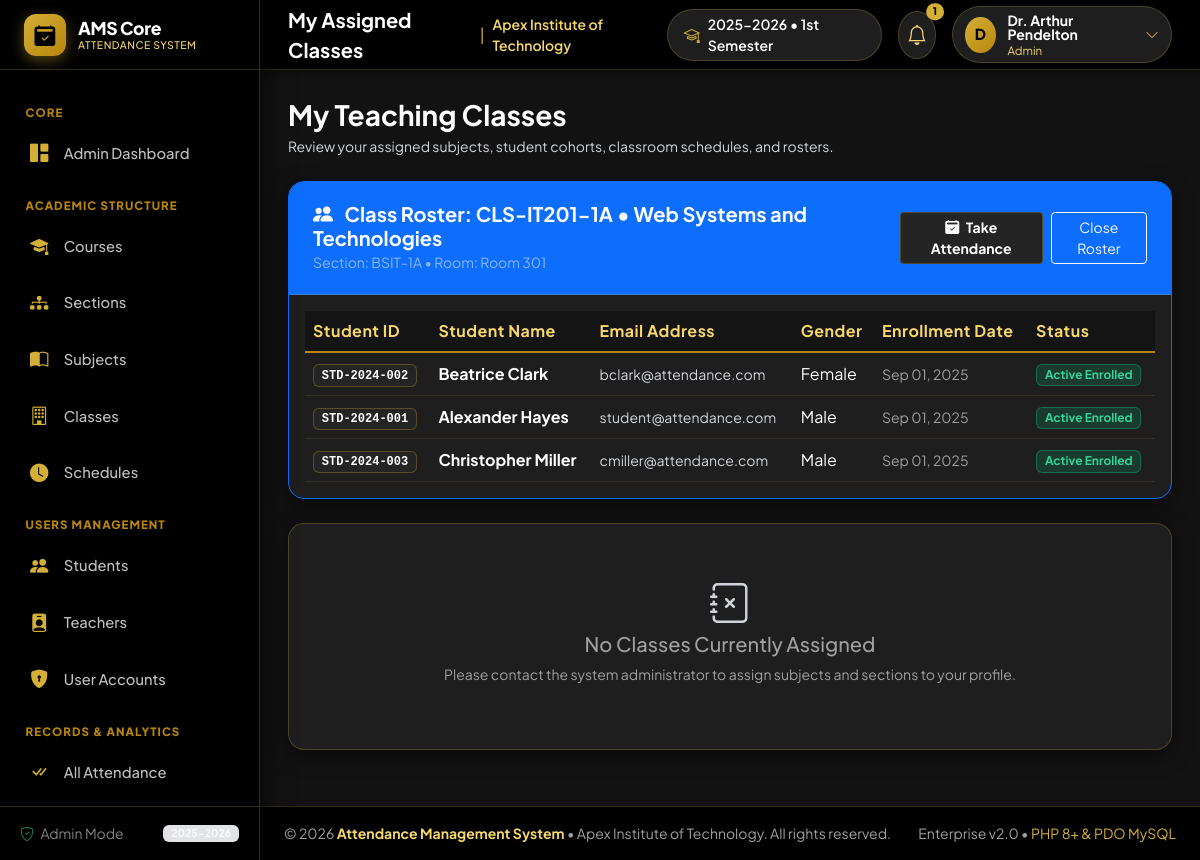
/my_classes.php?roster=1 (signed in), run on the app's committed database.
### tables this page shows
CREATE TABLE `classes` (
  `id` INT AUTO_INCREMENT PRIMARY KEY,
  `class_code` VARCHAR(50) NOT NULL UNIQUE,
  `subject_id` INT NOT NULL,
  `section_id` INT NOT NULL,
  `teacher_id` INT NOT NULL,
  `academic_year` VARCHAR(20) DEFAULT '2025-2026',
  `semester` VARCHAR(20) DEFAULT '1st Semester',
  `room` VARCHAR(50) DEFAULT 'Room 301',
  `status` ENUM('active', 'completed', 'cancelled') DEFAULT 'active',
  `created_at` TIMESTAMP DEFAULT CURRENT_TIMESTAMP,
  FOREIGN KEY (`subject_id`) REFERENCES `subjects` (`id`) ON DELETE CASCADE,
  FOREIGN KEY (`section_id`) REFERENCES `sections` (`id`) ON DELETE CASCADE,
  FOREIGN KEY (`teacher_id`) REFERENCES `teachers` (`id`) ON DELETE CASCADE,
  INDEX `idx_classes_subject` (`subject_id`),
  INDEX `idx_classes_teacher` (`teacher_id`),
  INDEX `idx_classes_section` (`section_id`)
);

CREATE TABLE `subjects` (
  `id` INT AUTO_INCREMENT PRIMARY KEY,
  `subject_code` VARCHAR(20) NOT NULL UNIQUE,
  `subject_name` VARCHAR(150) NOT NULL,
  `units` INT DEFAULT 3,
  `description` TEXT NULL,
  `status` ENUM('active', 'inactive') DEFAULT 'active',
  `created_at` TIMESTAMP DEFAULT CURRENT_TIMESTAMP
);

CREATE TABLE `sections` (
  `id` INT AUTO_INCREMENT PRIMARY KEY,
  `section_name` VARCHAR(50) NOT NULL,
  `course_id` INT NOT NULL,
  `year_level_id` INT NOT NULL,
  `capacity` INT DEFAULT 40,
  `status` ENUM('active', 'inactive') DEFAULT 'active',
  `created_at` TIMESTAMP DEFAULT CURRENT_TIMESTAMP,
  FOREIGN KEY (`course_id`) REFERENCES `courses` (`id`) ON DELETE CASCADE,
  FOREIGN KEY (`year_level_id`) REFERENCES `year_levels` (`id`) ON DELETE CASCADE,
  INDEX `idx_sections_course` (`course_id`),
  INDEX `idx_sections_year` (`year_level_id`)
);

CREATE TABLE `class_enrollments` (
  `id` INT AUTO_INCREMENT PRIMARY KEY,
  `class_id` INT NOT NULL,
  `student_id` INT NOT NULL,
  `enrollment_date` DATE DEFAULT (CURRENT_DATE),
  `status` ENUM('enrolled', 'dropped', 'completed') DEFAULT 'enrolled',
  FOREIGN KEY (`class_id`) REFERENCES `classes` (`id`) ON DELETE CASCADE,
  FOREIGN KEY (`student_id`) REFERENCES `students` (`id`) ON DELETE CASCADE,
  UNIQUE KEY `unique_enrollment` (`class_id`, `student_id`),
  INDEX `idx_enrollment_class` (`class_id`),
  INDEX `idx_enrollment_student` (`student_id`)
);

CREATE TABLE `students` (
  `id` INT AUTO_INCREMENT PRIMARY KEY,
  `user_id` INT UNIQUE NULL,
  `student_id` VARCHAR(30) NOT NULL UNIQUE,
  `first_name` VARCHAR(50) NOT NULL,
  `last_name` VARCHAR(50) NOT NULL,
  `email` VARCHAR(100) NOT NULL UNIQUE,
  `gender` ENUM('Male', 'Female', 'Other') DEFAULT 'Male',
  `birth_date` DATE NULL,
  `course_id` INT NOT NULL,
  `year_level_id` INT NOT NULL,
  `section_id` INT NOT NULL,
  `contact_number` VARCHAR(20) NULL,
  `address` TEXT NULL,
  `emergency_contact` VARCHAR(100) NULL,
  `qr_code` VARCHAR(255) NULL,
  `status` ENUM('active', 'inactive', 'graduated', 'suspended') DEFAULT 'active',
  `date_registered` DATE DEFAULT (CURRENT_DATE),
  `created_at` TIMESTAMP DEFAULT CURRENT_TIMESTAMP,
  FOREIGN KEY (`user_id`) REFERENCES `users` (`id`) ON DELETE SET NULL,
  FOREIGN KEY (`course_id`) REFERENCES `courses` (`id`) ON DELETE RESTRICT,
  FOREIGN KEY (`year_level_id`) REFERENCES `year_levels` (`id`) ON DELETE RESTRICT,
  FOREIGN KEY (`section_id`) REFERENCES `sections` (`id`) ON DELETE RESTRICT,
  INDEX `idx_students_course` (`course_id`),
  INDEX `idx_students_section` (`section_id`)
);

### database.php (called while the page is built, shortened)
<?php
class Database {
    private static $instance = null;
    private $pdo;
    private $host = '127.0.0.1';
    private $dbname = 'attendance_management';
    private $user = 'root';
    private $pass = '';
    private $charset = 'utf8mb4';
    private function __construct() {
        $dsn = "mysql:host={$this->host};dbname={$this->dbname};charset={$this->charset}";
        $options = [
            PDO::ATTR_ERRMODE            => PDO::ERRMODE_EXCEPTION,
            PDO::ATTR_DEFAULT_FETCH_MODE => PDO::FETCH_ASSOC,
            PDO::ATTR_EMULATE_PREPARES   => false,
            PDO::MYSQL_ATTR_INIT_COMMAND => "SET NAMES utf8mb4 COLLATE utf8mb4_unicode_ci"
        ];
        try {
            $this->pdo = new PDO($dsn, $this->user, $this->pass, $options);
        } catch (PDOException $e) {
            die("Database connection failed: " . htmlspecialchars($e->getMessage()));
        }
    }
    public static function getInstance() {
        if (self::$instance === null) {
            self::$instance = new self();
        }
        return self::$instance;
    }
    public function getConnection() {
        return $this->pdo;
    }
}

### Class.php (called while the page is built, shortened)
<?php
require_once __DIR__ . '/../config/database.php';
class ClassModel {
    private $db;
    public function __construct() {
        $this->db = Database::getInstance()->getConnection();
    }
    public function getById($id) {
        $stmt = $this->db->prepare("
            SELECT c.*,
                   sub.subject_code, sub.subject_name, sub.units,
                   sec.section_name, sec.course_id, sec.year_level_id,
                   cr.course_code, cr.course_name,
                   y.name as year_level_name,
                   CONCAT(t.first_name, ' ', t.last_name) AS teacher_name,
                   t.email as teacher_email,
                   COUNT(DISTINCT ce.student_id) as enrolled_count
            FROM classes c
            JOIN subjects sub ON c.subject_id = sub.id
            JOIN sections sec ON c.section_id = sec.id
            JOIN courses cr ON sec.course_id = cr.id
            JOIN year_levels y ON sec.year_level_id = y.id
            JOIN teachers t ON c.teacher_id = t.id
            LEFT JOIN class_enrollments ce ON c.id = ce.class_id AND ce.status = 'enrolled'
            WHERE c.id = ?
            GROUP BY c.id
        ");
        $stmt->execute([$id]);
        return $stmt->fetch();
    }
    public function getEnrolledStudents($classId) {
        $stmt = $this->db->prepare("
            SELECT s.*,
                   c.course_code,
                   sec.section_name,
                   ce.enrollment_date, ce.status as enrollment_status,
                   u.avatar
            FROM class_enrollments ce
            JOIN students s ON ce.student_id = s.id
            JOIN sections sec ON s.section_id = sec.id
            JOIN courses c ON s.course_id = c.id
            LEFT JOIN users u ON s.user_id = u.id
            WHERE ce.class_id = ? AND ce.status = 'enrolled'
            ORDER BY s.last_name ASC, s.first_name ASC
        ");
        $stmt->execute([$classId]);
        return $stmt->fetchAll();
    }
}

### functions.php (called while the page is built, shortened)
<?php
function e($string) {
    return htmlspecialchars((string)$string, ENT_QUOTES, 'UTF-8');
}
function format_date($dateStr, $format = 'M d, Y') {
    return date($format, strtotime($dateStr));
}

### my_classes.php (the view, shortened to what this page needs)
<?php
require_once __DIR__ . '/../includes/functions.php';
require_once __DIR__ . '/../models/Teacher.php';
require_once __DIR__ . '/../models/Class.php';
$user = current_user();
$teacherModel = new Teacher();
$classModel = new ClassModel();
$teacher = $teacherModel->getByUserId($user['id']);
$teacherId = $teacher['id'] ?? 0;
$classes = $teacherModel->getAssignedClasses($teacherId);
$selectedClassId = (int)($_GET['roster'] ?? 0);
$rosterStudents = [];
$currentClass = null;
if ($selectedClassId) {
    $currentClass = $classModel->getById($selectedClassId);
    if ($currentClass && ($currentClass['teacher_id'] == $teacherId || current_role() === 'admin')) {
        $rosterStudents = $classModel->getEnrolledStudents($selectedClassId);
    }
}
require_once __DIR__ . '/../views/layouts/header.php';
require_once __DIR__ . '/../views/layouts/sidebar.php';
require_once __DIR__ . '/../views/layouts/navbar.php';
?>
<div class="d-flex flex-column flex-md-row justify-content-between align-items-md-center gap-3 mb-4">
    <div>
        <h3 class="fw-bold text-dark mb-1">My Teaching Classes</h3>
        <p class="text-secondary small mb-0">Review your assigned subjects, student cohorts, classroom schedules, and rosters.</p>
    </div>
</div>
<?php if ($currentClass): ?>
    <div class="card-modern border-primary mb-4">
        <div class="card-header bg-primary text-white d-flex justify-content-between align-items-center">
            <div>
                <h5 class="mb-0 fw-bold">
                    <i class="bi bi-people-fill me-2"></i> Class Roster: <?= e($currentClass['class_code']) ?> &bull; <?= e($currentClass['subject_name']) ?>
                </h5>
                <small class="text-white-50">
                    Section: <?= e($currentClass['section_name']) ?> &bull; Room: <?= e($currentClass['room']) ?>
                </small>
            </div>
            <div class="d-flex gap-2">
                <a href="<?= BASE_URL ?>/teacher/take_attendance.php?class_id=<?= $currentClass['id'] ?>" class="btn btn-sm btn-light fw-bold text-primary">
                    <i class="bi bi-calendar2-check-fill me-1"></i> Take Attendance
                </a>
                <a href="<?= BASE_URL ?>/teacher/my_classes.php" class="btn btn-sm btn-outline-light">Close Roster</a>
            </div>
        </div>
        <div class="card-body p-0">
            <div class="table-responsive p-3">
                <table class="table table-hover align-middle mb-0">
                    <thead class="table-light">
                        <tr>
                            <th>Student ID</th>
                            <th>Student Name</th>
                            <th>Email Address</th>
                            <th>Gender</th>
                            <th>Enrollment Date</th>
                            <th>Status</th>
                        </tr>
                    </thead>
                    <tbody>
                        <?php if (empty($rosterStudents)): ?>
                            <tr><td colspan="6" class="text-center py-4 text-muted">No students currently enrolled in this class.</td></tr>
                        <?php else: ?>
                            <?php foreach ($rosterStudents as $s): ?>
                                <tr>
                                    <td><span class="badge bg-light text-dark border font-monospace"><?= e($s['student_id']) ?></span></td>
                                    <td><span class="fw-bold text-dark"><?= e($s['first_name']) ?> <?= e($s['last_name']) ?></span></td>
                                    <td><small class="text-secondary"><?= e($s['email']) ?></small></td>
                                    <td><?= e($s['gender']) ?></td>
                                    <td><small class="text-muted"><?= format_date($s['enrollment_date']) ?></small></td>
                                    <td><span class="badge bg-success-subtle text-success">Active Enrolled</span></td>
                                </tr>
                            <?php endforeach; ?>
                        <?php endif; ?>
                    </tbody>
                </table>
            </div>
        </div>
    </div>
<?php endif; ?>
<div class="row g-4">
    <?php if (empty($classes)): ?>
        <div class="col-12">
            <div class="card-modern p-5 text-center text-muted">
                <i class="bi bi-journal-x fs-1 text-secondary mb-3"></i>
                <h5>No Classes Currently Assigned</h5>
                <p class="small">Please contact the system administrator to assign subjects and sections to your profile.</p>
            </div>
        </div>
    <?php endif; ?>
</div>
<?php
require_once __DIR__ . '/../views/layouts/footer.php';
?>

### style.css (style rules this page uses)
:root { --gold: #D4AF37; --gold-dark: #B8860B; --gold-light: #F5D76E; --black: #000000; --bg-dark: #121212; --bg-card: #1E1E1E; --bg-card-header: #171717; --bg-input: #141414; --text-white: #FFFFFF; --text-gold-light: #F5D76E; --text-muted: #A0A0A0; --text-secondary: #D1D5DB; --gold-subtle: rgba(212, 175, 55, 0.12); --gold-border: rgba(212, 175, 55, 0.25); --gold-border-strong: rgba(212, 175, 55, 0.55); --gold-gradient: linear-gradient(135deg, #D4AF37 0%, #B8860B 100%); --gold-gradient-hover: linear-gradient(135deg, #F5D76E 0%, #D4AF37 100%); --gold-dashboard-bg: linear-gradient(135deg, #E2BF53 0%, #D4AF37 40%, #B8860B 100%); --primary: var(--gold); --primary-hover: var(--gold-dark); --primary-light: var(--gold-subtle); --primary-gradient: var(--gold-gradient); --navy-dark: var(--black); --navy-surface: var(--bg-card); --navy-border: var(--gold-border); --navy-muted: var(--text-muted); --bg-light: var(--bg-dark); --surface-light: var(--bg-card); --border-color: var(--gold-border); --text-primary: var(--text-white); --sidebar-width: 260px; --topbar-height: 70px; --radius-sm: 8px; --radius-md: 12px; --radius-lg: 16px; --radius-xl: 20px; --shadow-subtle: 0 2px 10px rgba(0, 0, 0, 0.5); --shadow-card: 0 6px 22px rgba(0, 0, 0, 0.45); --shadow-elevated: 0 12px 32px rgba(0, 0, 0, 0.65); }
*, *::before, *::after { box-sizing: border-box; }
body { font-family: 'Plus Jakarta Sans', -apple-system, BlinkMacSystemFont, "Segoe UI", Roboto, sans-serif; background-color: var(--bg-dark); color: var(--text-white); min-height: 100vh; overflow-x: hidden; }
a { color: var(--gold-light); text-decoration: none; transition: color 0.2s ease; }
.text-dark { color: var(--text-white) !important; }
.text-secondary { color: var(--text-secondary) !important; }
.text-muted { color: var(--text-muted) !important; }
.text-primary { color: var(--gold) !important; }
.card-modern { background: var(--bg-card); border: 1px solid var(--gold-border); border-radius: var(--radius-lg); box-shadow: var(--shadow-card); margin-bottom: 1.75rem; overflow: hidden; color: var(--text-white); }
.card-modern .card-header { background: var(--bg-card-header); border-bottom: 1px solid var(--gold-border); padding: 1.25rem 1.5rem; display: flex; align-items: center; justify-content: space-between; }
.card-modern .card-body { padding: 1.5rem; color: var(--text-white); }
.table { --bs-table-bg: var(--bg-card); --bs-table-color: var(--text-white); --bs-table-border-color: rgba(212, 175, 55, 0.15); color: var(--text-white); margin-bottom: 0; }
.table > thead { background-color: var(--bg-dark); }
.table > thead th, .table-light, .table-light th { background-color: #141414 !important; color: var(--text-gold-light) !important; border-bottom: 2px solid var(--gold-dark) !important; font-weight: 700; letter-spacing: 0.03em; }
.table tbody tr { background-color: var(--bg-card); border-bottom: 1px solid rgba(212, 175, 55, 0.12); }
.table tbody td { background-color: var(--bg-card); color: var(--text-white); vertical-align: middle; }
.btn-light { background: #242424 !important; color: var(--text-white) !important; border: 1px solid var(--gold-border) !important; }
.badge.bg-light { background-color: #242424 !important; color: var(--text-white) !important; border: 1px solid rgba(212, 175, 55, 0.3) !important; }
.badge-status-present, .badge.bg-success-subtle { background-color: rgba(16, 185, 129, 0.18) !important; color: #34d399 !important; border: 1px solid rgba(16, 185, 129, 0.4) !important; }

### data on the page
classes: class_code "CLS-IT201-1A", subject.subject_name "Web Systems and Technologies", section.section_name "BSIT-1A", room "Room 301"
class_enrollments: student.student_id "STD-2024-002", student.first_name "Beatrice", student.last_name "Clark", student.email "bclark@attendance.com", student.gender "Female", enrollment_date "Sep 01, 2025"
class_enrollments: student.student_id "STD-2024-001", student.first_name "Alexander", student.last_name "Hayes", student.email "student@attendance.com", student.gender "Male", enrollment_date "Sep 01, 2025"
class_enrollments: student.student_id "STD-2024-003", student.first_name "Christopher", student.last_name "Miller", student.email "cmiller@attendance.com", student.gender "Male", enrollment_date "Sep 01, 2025"

### other printed values
$role "Admin"
ACADEMIC_YEAR "2025-2026"
$pageTitle "My Assigned Classes"
INSTITUTION_NAME "Apex Institute of Technology"
CURRENT_SEMESTER "1st Semester"
count($notifications) "1"
substr($user['full_name'] ?? 'U', 0, 1) "D"
$user['full_name'] "Dr. Arthur Pendelton"
$user['role'] "Admin"
APP_NAME "Attendance Management System"
